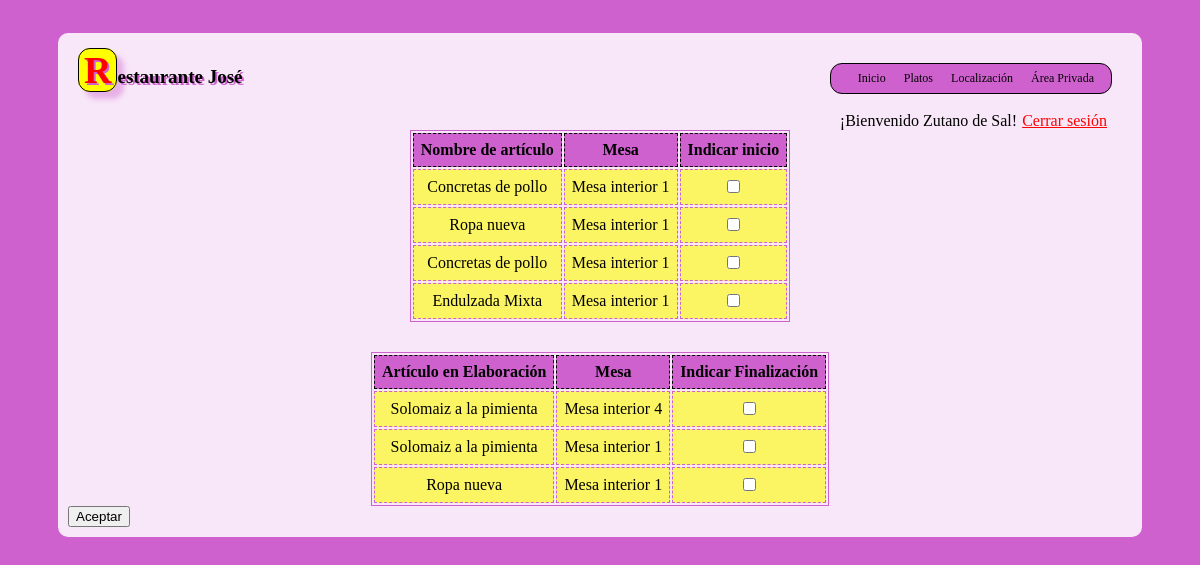
/php/area-privada.php (signed in), run on the app's committed database.
### tables this page shows
CREATE TABLE [articulos]
(
    [id] INTEGER PRIMARY KEY,
    [nombre] NVARCHAR(60),
    [tipo] INTEGER,
    [stock] INTEGER,
    [PVP] DECIMAL(10,2)
);

### php/queries.php (called while the page is built, shortened)
<?php
$db = 0;
function query_from_database($query, $array=array()) {
    global $db;
    $res= $db->prepare($query);
    $res->execute($array);
    if ($res) {
        $res->setFetchMode(PDO::FETCH_NAMED);
    }
    return $res;
}
function get_articulosPendientes(){
    $res = query_from_database('Select articulos.nombre as articulo, mesas.nombre as mesa, lineascomanda.id as id_lineascomanda FROM lineascomanda,articulos, comandas, mesas WHERE cocinero is null and articulos.tipo=1 and articulo=articulos.id and comandas.id=comanda and mesa=mesas.id;');
    return $res;
}
function get_articulos_pendientes_de_cocinero(){
    $array = array($_SESSION['id_usuario']);
    $res = query_from_database('Select articulos.nombre as articulo, mesas.nombre as mesa, lineascomanda.id as id_comanda FROM lineascomanda,articulos,comandas, mesas WHERE articulos.id=articulo and cocinero=? and mesas.id=mesa and comandas.id=comanda and horafinalizacion=0;', $array);
    return $res;
}

### php/list_show.php (the view, shortened to what this page needs)
<?php
function show_list() {
    if ($_SESSION['tipo_usuario']==1)
        show_camarero_list();
    else{
        show_cocinero_list();
    }
}
function show_cocinero_list() {
    $html = "<form method=\"post\" action=\"acciones_cocinero.php\">";
    echo $html;
    $cabecera = <<<T_HTML
    <table>
        <tr>
            <th>Nombre de artículo</th>
            <th>Mesa</th>
            <th>Indicar inicio</th>
        </tr>
T_HTML;
    echo $cabecera;
    $res = get_articulosPendientes();
    if($res){
        foreach($res as $row){
            $fila = <<<T_HTML
            <tr>
            <td> $row[articulo] </td>
            <td> $row[mesa] </td>
            <td> <input type="checkbox" name="preparar[]" value="$row[id_lineascomanda]"> </td>
            </tr>
T_HTML;
            echo $fila;
        }
    }
    echo "</table>";
    $cabecera = <<<T_HTML
    <table>
        <tr>
            <th>Artículo en Elaboración</th>
            <th>Mesa</th>
            <th>Indicar Finalización</th>
        </tr>
T_HTML;
    echo $cabecera;
    $res = get_articulos_pendientes_de_cocinero();
    if($res){
        foreach($res as $row){
            $fila = "<tr>
            <td> $row[articulo] </td>
            <td> $row[mesa] </td>
            <td> <input type=\"checkbox\" name=\"finalizar[]\" value=\"$row[id_comanda]\"> </td>
            </tr>";
            echo $fila;
        }
    }
    echo "</table>";
    $html = "<input type=\"submit\" value=\"Aceptar\"/>
    </form>";
    echo $html;
}

### css/estilo.css (style rules this page uses)
@media screen, aural, braille, embossed, handheld, projection, screen, tty, tv { table { clear: both; margin: auto; border: 1px solid #CF61CF; margin-top: 30px; } }
@media screen, aural, braille, embossed, handheld, projection, screen, tty, tv { td, th { padding: 7px; background-color: rgba(255,255,0,0.6); } }
@media screen, aural, braille, embossed, handheld, projection, screen, tty, tv { th { background-color: #CF61CF; border: 1px dashed black; text-align: center; } }
@media screen, aural, braille, embossed, handheld, projection, screen, tty, tv { td { border: 1px dashed #CF61CF; text-align: center; } }
@media screen, aural, braille, embossed, handheld, projection, screen, tty, tv { body { background-color:#CF61CF; padding: 25px 50px 25px 50px; } }

### data on the page
articulos: nombre "Concretas de pollo", row "Mesa interior 1"
articulos: nombre "Ropa nueva", row "Mesa interior 1"
articulos: nombre "Endulzada Mixta", row "Mesa interior 1"

### other printed values
$nombre_usuario "Zutano de Sal"
$row[articulo] "Solomaiz a la pimienta"
$row[mesa] "Mesa interior 4"
$row[mesa] "Mesa interior 1"
$row[articulo] "Ropa nueva"
